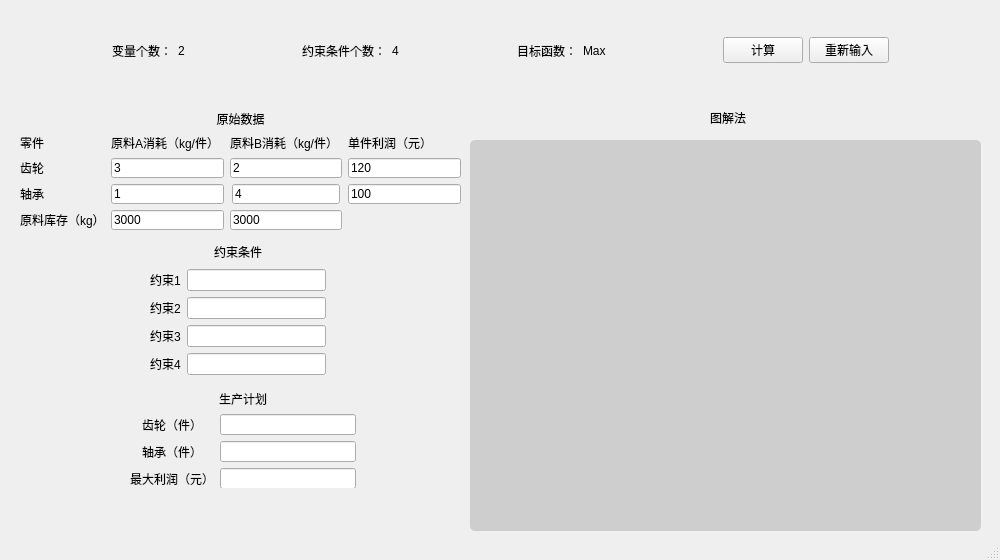
<?xml version="1.0" encoding="UTF-8"?>
<ui version="4.0">
 <class>MainWindow</class>
 <widget class="QMainWindow" name="MainWindow">
  <property name="geometry">
   <rect>
    <x>0</x>
    <y>0</y>
    <width>1000</width>
    <height>560</height>
   </rect>
  </property>
  <property name="sizePolicy">
   <sizepolicy hsizetype="Preferred" vsizetype="Preferred">
    <horstretch>0</horstretch>
    <verstretch>0</verstretch>
   </sizepolicy>
  </property>
  <property name="minimumSize">
   <size>
    <width>1000</width>
    <height>560</height>
   </size>
  </property>
  <property name="maximumSize">
   <size>
    <width>1000</width>
    <height>560</height>
   </size>
  </property>
  <property name="windowTitle">
   <string>线性规划问题</string>
  </property>
  <property name="toolButtonStyle">
   <enum>Qt::ToolButtonTextOnly</enum>
  </property>
  <property name="documentMode">
   <bool>false</bool>
  </property>
  <widget class="QWidget" name="centralwidget">
   <widget class="QWidget" name="widget_3" native="true">
    <property name="geometry">
     <rect>
      <x>0</x>
      <y>10</y>
      <width>1001</width>
      <height>80</height>
     </rect>
    </property>
    <widget class="QWidget" name="layoutWidget">
     <property name="geometry">
      <rect>
       <x>0</x>
       <y>10</y>
       <width>1001</width>
       <height>61</height>
      </rect>
     </property>
     <layout class="QHBoxLayout" name="horizontalLayout">
      <property name="sizeConstraint">
       <enum>QLayout::SetDefaultConstraint</enum>
      </property>
      <item>
       <spacer name="horizontalSpacer_2">
        <property name="orientation">
         <enum>Qt::Horizontal</enum>
        </property>
        <property name="sizeHint" stdset="0">
         <size>
          <width>40</width>
          <height>20</height>
         </size>
        </property>
       </spacer>
      </item>
      <item>
       <widget class="QLabel" name="label">
        <property name="text">
         <string>变量个数：</string>
        </property>
       </widget>
      </item>
      <item>
       <widget class="QLabel" name="label_21">
        <property name="text">
         <string>2</string>
        </property>
       </widget>
      </item>
      <item>
       <spacer name="horizontalSpacer_4">
        <property name="orientation">
         <enum>Qt::Horizontal</enum>
        </property>
        <property name="sizeHint" stdset="0">
         <size>
          <width>40</width>
          <height>20</height>
         </size>
        </property>
       </spacer>
      </item>
      <item>
       <widget class="QLabel" name="label_2">
        <property name="text">
         <string>约束条件个数：</string>
        </property>
       </widget>
      </item>
      <item>
       <widget class="QLabel" name="label_22">
        <property name="text">
         <string>4</string>
        </property>
       </widget>
      </item>
      <item>
       <spacer name="horizontalSpacer_5">
        <property name="orientation">
         <enum>Qt::Horizontal</enum>
        </property>
        <property name="sizeHint" stdset="0">
         <size>
          <width>40</width>
          <height>20</height>
         </size>
        </property>
       </spacer>
      </item>
      <item>
       <widget class="QLabel" name="label_3">
        <property name="text">
         <string>目标函数：</string>
        </property>
       </widget>
      </item>
      <item>
       <widget class="QLabel" name="label_23">
        <property name="text">
         <string>Max</string>
        </property>
       </widget>
      </item>
      <item>
       <spacer name="horizontalSpacer">
        <property name="orientation">
         <enum>Qt::Horizontal</enum>
        </property>
        <property name="sizeHint" stdset="0">
         <size>
          <width>40</width>
          <height>20</height>
         </size>
        </property>
       </spacer>
      </item>
      <item>
       <widget class="QPushButton" name="confirmBtn">
        <property name="text">
         <string>计算</string>
        </property>
       </widget>
      </item>
      <item>
       <widget class="QPushButton" name="resetBtn">
        <property name="text">
         <string>重新输入</string>
        </property>
       </widget>
      </item>
      <item>
       <spacer name="horizontalSpacer_3">
        <property name="orientation">
         <enum>Qt::Horizontal</enum>
        </property>
        <property name="sizeHint" stdset="0">
         <size>
          <width>40</width>
          <height>20</height>
         </size>
        </property>
       </spacer>
      </item>
     </layout>
    </widget>
   </widget>
   <widget class="QWidget" name="layoutWidget">
    <property name="geometry">
     <rect>
      <x>0</x>
      <y>90</y>
      <width>1001</width>
      <height>451</height>
     </rect>
    </property>
    <layout class="QHBoxLayout" name="horizontalLayout_2">
     <item>
      <widget class="QWidget" name="widget" native="true">
       <property name="enabled">
        <bool>true</bool>
       </property>
       <widget class="QWidget" name="layoutWidget">
        <property name="geometry">
         <rect>
          <x>150</x>
          <y>150</y>
          <width>176</width>
          <height>135</height>
         </rect>
        </property>
        <layout class="QVBoxLayout" name="verticalLayout_3">
         <item>
          <widget class="QLabel" name="label_16">
           <property name="text">
            <string>约束条件</string>
           </property>
           <property name="alignment">
            <set>Qt::AlignCenter</set>
           </property>
          </widget>
         </item>
         <item>
          <layout class="QGridLayout" name="gridLayout_3">
           <item row="0" column="0">
            <widget class="QLabel" name="label_13">
             <property name="text">
              <string>约束1</string>
             </property>
            </widget>
           </item>
           <item row="1" column="0">
            <widget class="QLabel" name="label_17">
             <property name="text">
              <string>约束2</string>
             </property>
            </widget>
           </item>
           <item row="3" column="0">
            <widget class="QLabel" name="label_19">
             <property name="text">
              <string>约束4</string>
             </property>
            </widget>
           </item>
           <item row="0" column="1" rowspan="4">
            <layout class="QVBoxLayout" name="verticalLayout">
             <item>
              <widget class="QLineEdit" name="Constrain1">
               <property name="text">
                <string/>
               </property>
               <property name="readOnly">
                <bool>true</bool>
               </property>
              </widget>
             </item>
             <item>
              <widget class="QLineEdit" name="Constrain2">
               <property name="readOnly">
                <bool>true</bool>
               </property>
              </widget>
             </item>
             <item>
              <widget class="QLineEdit" name="Constrain3">
               <property name="readOnly">
                <bool>true</bool>
               </property>
              </widget>
             </item>
             <item>
              <widget class="QLineEdit" name="Constrain4">
               <property name="readOnly">
                <bool>true</bool>
               </property>
              </widget>
             </item>
            </layout>
           </item>
           <item row="2" column="0">
            <widget class="QLabel" name="label_18">
             <property name="text">
              <string>约束3</string>
             </property>
            </widget>
           </item>
          </layout>
         </item>
        </layout>
       </widget>
       <widget class="QWidget" name="layoutWidget">
        <property name="geometry">
         <rect>
          <x>130</x>
          <y>300</y>
          <width>226</width>
          <height>98</height>
         </rect>
        </property>
        <layout class="QVBoxLayout" name="verticalLayout_4">
         <item>
          <widget class="QLabel" name="label_4">
           <property name="text">
            <string>生产计划</string>
           </property>
           <property name="alignment">
            <set>Qt::AlignCenter</set>
           </property>
          </widget>
         </item>
         <item>
          <layout class="QGridLayout" name="gridLayout_2">
           <item row="1" column="2">
            <widget class="QLineEdit" name="x1_varValue">
             <property name="dragEnabled">
              <bool>false</bool>
             </property>
             <property name="readOnly">
              <bool>true</bool>
             </property>
            </widget>
           </item>
           <item row="3" column="0">
            <widget class="QLabel" name="label_7">
             <property name="text">
              <string>轴承（件）</string>
             </property>
             <property name="alignment">
              <set>Qt::AlignCenter</set>
             </property>
            </widget>
           </item>
           <item row="4" column="0">
            <widget class="QLabel" name="label_5">
             <property name="text">
              <string>最大利润（元）</string>
             </property>
             <property name="alignment">
              <set>Qt::AlignCenter</set>
             </property>
            </widget>
           </item>
           <item row="3" column="2">
            <widget class="QLineEdit" name="x2_varValue">
             <property name="readOnly">
              <bool>true</bool>
             </property>
            </widget>
           </item>
           <item row="1" column="0">
            <widget class="QLabel" name="label_6">
             <property name="text">
              <string>齿轮（件）</string>
             </property>
             <property name="alignment">
              <set>Qt::AlignCenter</set>
             </property>
            </widget>
           </item>
           <item row="4" column="2">
            <widget class="QLineEdit" name="leMaxProfit">
             <property name="readOnly">
              <bool>true</bool>
             </property>
            </widget>
           </item>
          </layout>
         </item>
        </layout>
       </widget>
       <widget class="QWidget" name="widget_2" native="true">
        <property name="geometry">
         <rect>
          <x>470</x>
          <y>20</y>
          <width>511</width>
          <height>449</height>
         </rect>
        </property>
        <widget class="QLabel" name="plot">
         <property name="geometry">
          <rect>
           <x>0</x>
           <y>30</y>
           <width>511</width>
           <height>391</height>
          </rect>
         </property>
         <property name="styleSheet">
          <string notr="true">QLabel {
    background-color: rgb(206, 206, 206);  /* 橙色背景 */
    color: white;              /* 白色文字 */
    border-radius: 5px;        /* 圆角（可选） */
    padding: 3px;              /* 内边距（可选） */
}</string>
         </property>
         <property name="text">
          <string/>
         </property>
        </widget>
        <widget class="QLabel" name="label_24">
         <property name="geometry">
          <rect>
           <x>240</x>
           <y>0</y>
           <width>54</width>
           <height>16</height>
          </rect>
         </property>
         <property name="text">
          <string>图解法</string>
         </property>
        </widget>
       </widget>
       <widget class="QWidget" name="layoutWidget">
        <property name="geometry">
         <rect>
          <x>20</x>
          <y>20</y>
          <width>441</width>
          <height>120</height>
         </rect>
        </property>
        <layout class="QVBoxLayout" name="verticalLayout_2">
         <item>
          <widget class="QLabel" name="label_20">
           <property name="text">
            <string>原始数据</string>
           </property>
           <property name="alignment">
            <set>Qt::AlignCenter</set>
           </property>
          </widget>
         </item>
         <item>
          <layout class="QGridLayout" name="gridLayout">
           <item row="1" column="3">
            <widget class="QLineEdit" name="gear_profit">
             <property name="text">
              <string>120</string>
             </property>
             <property name="placeholderText">
              <string>请输入一个整数</string>
             </property>
            </widget>
           </item>
           <item row="3" column="2" alignment="Qt::AlignHCenter">
            <widget class="QLineEdit" name="bearing_B">
             <property name="text">
              <string>4</string>
             </property>
             <property name="placeholderText">
              <string>请输入一个整数</string>
             </property>
            </widget>
           </item>
           <item row="0" column="3">
            <widget class="QLabel" name="label_11">
             <property name="text">
              <string>单件利润（元）</string>
             </property>
            </widget>
           </item>
           <item row="3" column="0">
            <widget class="QLabel" name="label_15">
             <property name="text">
              <string>轴承</string>
             </property>
            </widget>
           </item>
           <item row="1" column="2">
            <widget class="QLineEdit" name="gear_B">
             <property name="text">
              <string>2</string>
             </property>
             <property name="placeholderText">
              <string>请输入一个整数</string>
             </property>
            </widget>
           </item>
           <item row="0" column="2">
            <widget class="QLabel" name="label_10">
             <property name="text">
              <string>原料B消耗（kg/件）</string>
             </property>
            </widget>
           </item>
           <item row="4" column="1">
            <widget class="QLineEdit" name="inventory_A">
             <property name="text">
              <string>3000</string>
             </property>
             <property name="placeholderText">
              <string>请输入一个整数</string>
             </property>
            </widget>
           </item>
           <item row="4" column="0">
            <widget class="QLabel" name="label_12">
             <property name="text">
              <string>原料库存（kg）</string>
             </property>
            </widget>
           </item>
           <item row="3" column="1">
            <widget class="QLineEdit" name="bearing_A">
             <property name="text">
              <string>1</string>
             </property>
             <property name="placeholderText">
              <string>请输入一个整数</string>
             </property>
            </widget>
           </item>
           <item row="1" column="1">
            <widget class="QLineEdit" name="gear_A">
             <property name="text">
              <string>3</string>
             </property>
             <property name="readOnly">
              <bool>false</bool>
             </property>
             <property name="placeholderText">
              <string>请输入一个整数</string>
             </property>
            </widget>
           </item>
           <item row="1" column="0">
            <widget class="QLabel" name="label_14">
             <property name="text">
              <string>齿轮</string>
             </property>
            </widget>
           </item>
           <item row="3" column="3">
            <widget class="QLineEdit" name="bearing_profit">
             <property name="text">
              <string>100</string>
             </property>
             <property name="placeholderText">
              <string>请输入一个整数</string>
             </property>
            </widget>
           </item>
           <item row="4" column="2">
            <widget class="QLineEdit" name="lineEdit_9">
             <property name="text">
              <string>3000</string>
             </property>
             <property name="placeholderText">
              <string>请输入一个整数</string>
             </property>
            </widget>
           </item>
           <item row="0" column="1">
            <widget class="QLabel" name="label_9">
             <property name="text">
              <string>原料A消耗（kg/件）</string>
             </property>
            </widget>
           </item>
           <item row="0" column="0">
            <widget class="QLabel" name="label_8">
             <property name="text">
              <string>零件</string>
             </property>
            </widget>
           </item>
          </layout>
         </item>
        </layout>
       </widget>
      </widget>
     </item>
    </layout>
   </widget>
  </widget>
  <widget class="QStatusBar" name="statusbar"/>
  <action name="action_4">
   <property name="text">
    <string>整数规划问题</string>
   </property>
  </action>
  <action name="action_6">
   <property name="text">
    <string>动态规划问题</string>
   </property>
  </action>
  <action name="action_7">
   <property name="text">
    <string>运输问题</string>
   </property>
  </action>
  <action name="action_8">
   <property name="text">
    <string>图与网络问题</string>
   </property>
  </action>
  <action name="action_9">
   <property name="text">
    <string>非线性规划问题</string>
   </property>
  </action>
  <action name="action_10">
   <property name="text">
    <string>图解法</string>
   </property>
  </action>
  <action name="action_11">
   <property name="text">
    <string>单纯形法</string>
   </property>
  </action>
 </widget>
 <resources/>
 <connections>
  <connection>
   <sender>confirmBtn</sender>
   <signal>clicked()</signal>
   <receiver>MainWindow</receiver>
   <slot>LpProblem_solve()</slot>
   <hints>
    <hint type="sourcelabel">
     <x>700</x>
     <y>56</y>
    </hint>
    <hint type="destinationlabel">
     <x>615</x>
     <y>110</y>
    </hint>
   </hints>
  </connection>
  <connection>
   <sender>confirmBtn</sender>
   <signal>clicked()</signal>
   <receiver>MainWindow</receiver>
   <slot>LpProblem_solve_plot()</slot>
   <hints>
    <hint type="sourcelabel">
     <x>711</x>
     <y>55</y>
    </hint>
    <hint type="destinationlabel">
     <x>612</x>
     <y>82</y>
    </hint>
   </hints>
  </connection>
  <connection>
   <sender>resetBtn</sender>
   <signal>clicked()</signal>
   <receiver>inventory_A</receiver>
   <slot>clear()</slot>
   <hints>
    <hint type="sourcelabel">
     <x>795</x>
     <y>50</y>
    </hint>
    <hint type="destinationlabel">
     <x>212</x>
     <y>206</y>
    </hint>
   </hints>
  </connection>
  <connection>
   <sender>resetBtn</sender>
   <signal>clicked()</signal>
   <receiver>gear_A</receiver>
   <slot>clear()</slot>
   <hints>
    <hint type="sourcelabel">
     <x>771</x>
     <y>59</y>
    </hint>
    <hint type="destinationlabel">
     <x>161</x>
     <y>147</y>
    </hint>
   </hints>
  </connection>
  <connection>
   <sender>resetBtn</sender>
   <signal>clicked()</signal>
   <receiver>bearing_B</receiver>
   <slot>clear()</slot>
   <hints>
    <hint type="sourcelabel">
     <x>787</x>
     <y>50</y>
    </hint>
    <hint type="destinationlabel">
     <x>304</x>
     <y>175</y>
    </hint>
   </hints>
  </connection>
  <connection>
   <sender>resetBtn</sender>
   <signal>clicked()</signal>
   <receiver>bearing_profit</receiver>
   <slot>clear()</slot>
   <hints>
    <hint type="sourcelabel">
     <x>806</x>
     <y>53</y>
    </hint>
    <hint type="destinationlabel">
     <x>423</x>
     <y>171</y>
    </hint>
   </hints>
  </connection>
  <connection>
   <sender>resetBtn</sender>
   <signal>clicked()</signal>
   <receiver>lineEdit_9</receiver>
   <slot>clear()</slot>
   <hints>
    <hint type="sourcelabel">
     <x>805</x>
     <y>56</y>
    </hint>
    <hint type="destinationlabel">
     <x>332</x>
     <y>209</y>
    </hint>
   </hints>
  </connection>
  <connection>
   <sender>resetBtn</sender>
   <signal>clicked()</signal>
   <receiver>gear_B</receiver>
   <slot>clear()</slot>
   <hints>
    <hint type="sourcelabel">
     <x>763</x>
     <y>62</y>
    </hint>
    <hint type="destinationlabel">
     <x>273</x>
     <y>139</y>
    </hint>
   </hints>
  </connection>
  <connection>
   <sender>resetBtn</sender>
   <signal>clicked()</signal>
   <receiver>bearing_A</receiver>
   <slot>clear()</slot>
   <hints>
    <hint type="sourcelabel">
     <x>767</x>
     <y>49</y>
    </hint>
    <hint type="destinationlabel">
     <x>195</x>
     <y>181</y>
    </hint>
   </hints>
  </connection>
  <connection>
   <sender>resetBtn</sender>
   <signal>clicked()</signal>
   <receiver>gear_profit</receiver>
   <slot>clear()</slot>
   <hints>
    <hint type="sourcelabel">
     <x>766</x>
     <y>63</y>
    </hint>
    <hint type="destinationlabel">
     <x>377</x>
     <y>143</y>
    </hint>
   </hints>
  </connection>
 </connections>
 <slots>
  <slot>LpProblem_solve()</slot>
  <slot>LpProblem_solve_plot()</slot>
  <slot>information_collect()</slot>
 </slots>
</ui>
